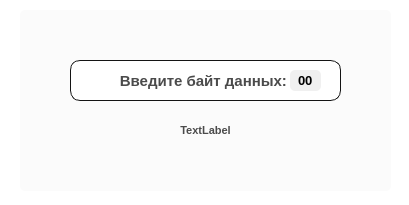
<?xml version="1.0" encoding="UTF-8"?>
<ui version="4.0">
 <class>InfoDialog</class>
 <widget class="QDialog" name="InfoDialog">
  <property name="geometry">
   <rect>
    <x>0</x>
    <y>0</y>
    <width>409</width>
    <height>205</height>
   </rect>
  </property>
  <property name="minimumSize">
   <size>
    <width>409</width>
    <height>205</height>
   </size>
  </property>
  <property name="maximumSize">
   <size>
    <width>409</width>
    <height>205</height>
   </size>
  </property>
  <property name="windowTitle">
   <string/>
  </property>
  <property name="styleSheet">
   <string notr="true">background-color: white;</string>
  </property>
  <widget class="QGroupBox" name="groupBox">
   <property name="geometry">
    <rect>
     <x>20</x>
     <y>10</y>
     <width>371</width>
     <height>181</height>
    </rect>
   </property>
   <property name="styleSheet">
    <string notr="true">/*border: 1px solid rgb(50,50,50);*/
border-radius: 5px;
background-color: rgb(251,251,251);</string>
   </property>
   <property name="title">
    <string/>
   </property>
   <widget class="QLabel" name="infoLabel">
    <property name="geometry">
     <rect>
      <x>50</x>
      <y>50</y>
      <width>271</width>
      <height>41</height>
     </rect>
    </property>
    <property name="font">
     <font>
      <pointsize>11</pointsize>
      <weight>75</weight>
      <bold>true</bold>
     </font>
    </property>
    <property name="styleSheet">
     <string notr="true">color: rgb(75,75,75);
background-color: white;/*rgb(250,250,250);*/
border-radius: 10px;
border: 1px solid rgb(20,20,20);</string>
    </property>
    <property name="text">
     <string>Введите байт данных: </string>
    </property>
    <property name="alignment">
     <set>Qt::AlignCenter</set>
    </property>
   </widget>
   <widget class="QLabel" name="pressKeyLabel">
    <property name="geometry">
     <rect>
      <x>50</x>
      <y>100</y>
      <width>271</width>
      <height>41</height>
     </rect>
    </property>
    <property name="font">
     <font>
      <pointsize>8</pointsize>
      <weight>75</weight>
      <bold>true</bold>
     </font>
    </property>
    <property name="styleSheet">
     <string notr="true">color: rgb(75,75,75);
border: 0px;</string>
    </property>
    <property name="text">
     <string>TextLabel</string>
    </property>
    <property name="alignment">
     <set>Qt::AlignCenter</set>
    </property>
   </widget>
   <widget class="QLineEdit" name="byteLineEdit">
    <property name="geometry">
     <rect>
      <x>270</x>
      <y>60</y>
      <width>31</width>
      <height>21</height>
     </rect>
    </property>
    <property name="font">
     <font>
      <pointsize>10</pointsize>
      <weight>75</weight>
      <bold>true</bold>
     </font>
    </property>
    <property name="styleSheet">
     <string notr="true">background-color: rgb(240,240,240);</string>
    </property>
    <property name="text">
     <string>00</string>
    </property>
    <property name="maxLength">
     <number>2</number>
    </property>
    <property name="alignment">
     <set>Qt::AlignCenter</set>
    </property>
   </widget>
  </widget>
 </widget>
 <resources/>
 <connections/>
</ui>
